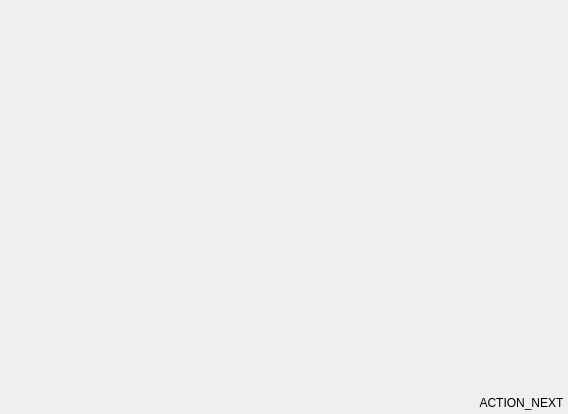
<?xml version="1.0" encoding="UTF-8"?>
<ui version="4.0">
 <class>DeviceRecoveryExportWidget</class>
 <widget class="QWidget" name="DeviceRecoveryExportWidget">
  <property name="geometry">
   <rect>
    <x>0</x>
    <y>0</y>
    <width>568</width>
    <height>414</height>
   </rect>
  </property>
  <property name="windowTitle">
   <string>Form</string>
  </property>
  <layout class="QVBoxLayout" name="verticalLayout">
   <property name="spacing">
    <number>10</number>
   </property>
   <property name="leftMargin">
    <number>0</number>
   </property>
   <property name="topMargin">
    <number>0</number>
   </property>
   <property name="rightMargin">
    <number>0</number>
   </property>
   <property name="bottomMargin">
    <number>0</number>
   </property>
   <item>
    <widget class="QWidget" name="widget" native="true">
     <property name="sizePolicy">
      <sizepolicy hsizetype="Preferred" vsizetype="Expanding">
       <horstretch>0</horstretch>
       <verstretch>0</verstretch>
      </sizepolicy>
     </property>
     <layout class="QVBoxLayout" name="verticalLayout_3">
      <property name="spacing">
       <number>0</number>
      </property>
      <property name="leftMargin">
       <number>0</number>
      </property>
      <property name="topMargin">
       <number>0</number>
      </property>
      <property name="rightMargin">
       <number>0</number>
      </property>
      <property name="bottomMargin">
       <number>0</number>
      </property>
      <item>
       <layout class="QVBoxLayout" name="main_layout"/>
      </item>
     </layout>
    </widget>
   </item>
   <item>
    <layout class="QHBoxLayout" name="horizontalLayout_2">
     <property name="spacing">
      <number>10</number>
     </property>
     <property name="sizeConstraint">
      <enum>QLayout::SetDefaultConstraint</enum>
     </property>
     <item>
      <spacer name="horizontalSpacer">
       <property name="orientation">
        <enum>Qt::Horizontal</enum>
       </property>
       <property name="sizeHint" stdset="0">
        <size>
         <width>40</width>
         <height>20</height>
        </size>
       </property>
      </spacer>
     </item>
     <item>
      <widget class="QPushButton" name="button_validate">
       <property name="text">
        <string>ACTION_NEXT</string>
       </property>
       <property name="flat">
        <bool>true</bool>
       </property>
      </widget>
     </item>
    </layout>
   </item>
  </layout>
 </widget>
 <resources/>
 <connections/>
</ui>
